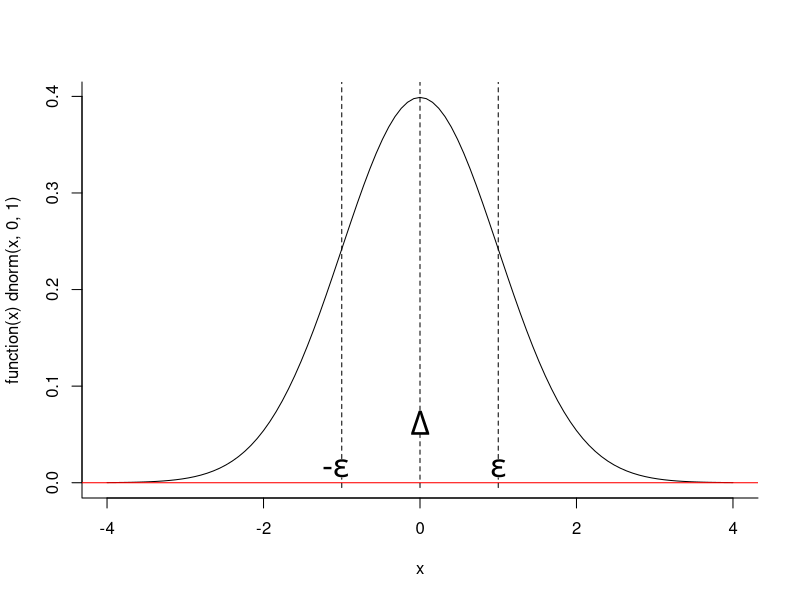
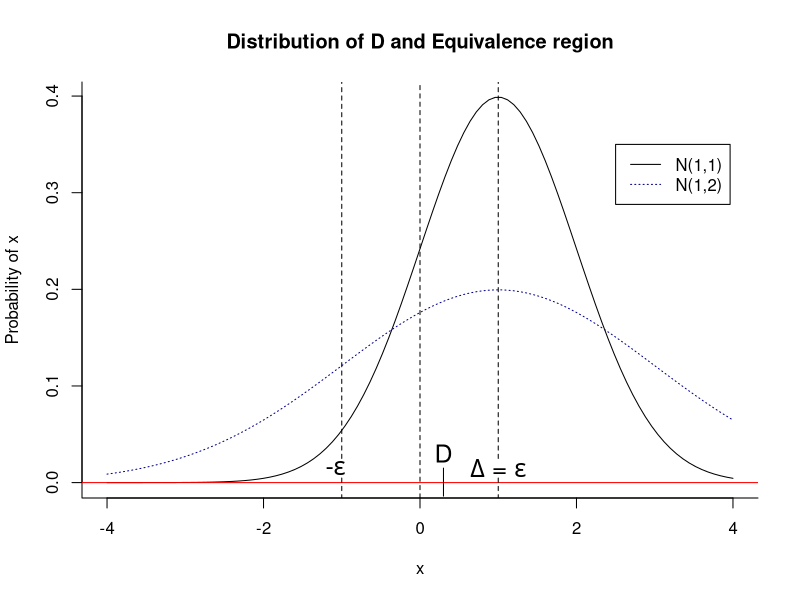

These charts were generated, in order, by the following R code:
#normal diagram

plot(function(x) dnorm(x,0,1), -4,4 , bty = "l")
abline(h = 0, lty = 1, col = "red")
segments(x0 = -1, y0 = -0.005, y1 = 0.005, lty = 2)
segments(x0 = 1, y0 = -0.005, y1 = 0.005, lty = 2)
segments(x0 = 0, y0 = -0.005, y1 = 0.05, lty = 2)
segments(x0 = 0, y0 = 0.075, y1 = 0.6, lty = 2)
segments(x0 = -1, y0 = 0.025, y1 = 0.6, lty = 2)
segments(x0 = 1, y0 = 0.025, y1 = 0.6, lty = 2)
text(x = -1.08, y = .015, c(expression( paste("-", epsilon) )) , cex = 2)
text(x = 1.0, y = .015, expression(epsilon), cex = 2)
text(x = 0, y = 0.062, expression(Delta), cex = 2 )

#This plot gives an example of a possible measurement of D and the probability maximizing choice of Delta allowable under the null of the two one sided t test.

plot(function(x) dnorm(x,1,1), -4,4, bty = "l", main = "Distribution of D and Equivalence region", ylab = "Probability of x" )
abline(h = 0, lty = 1, col = "red")
segments(x0 = -1, y0 = -1, y1 = 0.005, lty = 2)
segments(x0 = 1, y0 = -1, y1 = 0.005, lty = 2)
text(x = -1.08, y = 0.015, c(expression( paste("-", epsilon) )) , cex = 1.5)
text(x = 1, y = 0.015, c(expression( paste(Delta, " = ", epsilon) )), cex = 1.5 )
text(x = 0.3, y = 0.03, "D", cex = 1.5)
segments(x0 = 0.3, y0 = -0.014, y1 = 0.015, lty = 1)

segments(x0 = 1, y0 = 0.025, y1 = .6, lty = 2)
segments(x0 = -1, y0 = 0.025, y1 = 0.6, lty = 2)
abline(v = 0, lty = 2)

normal <- function(x) dnorm(x,1,2)
curve(normal, add = TRUE, lty = 3, col = "darkblue")
legend(x = 2.5, y = 0.35, col = c("black", "darkblue"),lty = c(1,3), c( "N(1,1)", "N(1,2)" ))


setwd("/Users/andrewwinterman/documents/Fall 2010/Test of Equivalence/Paper/Thesis")

dev.copy(pdf, "DiagramNormal.pdf")
dev.off()

